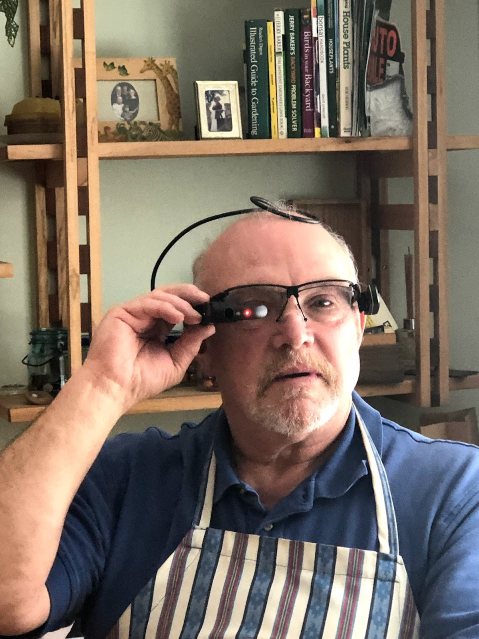
#> input picture Code/original_images/IMG_0802.jpg, 958 x 1277 px (shown at 1/2 size); its folder holds 4 pictures in this run
$ python 'Image Resizer.py'
#> lines starting #> are read from the running program, lines starting #| are printed output that depends on the picture; long printed decimals are rounded
from PIL import Image,ExifTags

import os

def resize_images_in_folder(input_folder, output_folder, height, nf,counter):
    # Ensure output folder exists
#> called with input_folder = 'original_images/', output_folder = 'resized_images/', height = 640, nf = 'resized76', counter = 1
    os.makedirs(output_folder, exist_ok=True)

    # Loop through all files in the input folder
    for filename in os.listdir(input_folder):
        if filename.endswith((".jpg",".JPG")):

            newname = f'{nf}_{counter}.jpg'
            input_path = os.path.join(input_folder, filename)
            output_path = os.path.join(output_folder, newname)


            # Open the image file
            with Image.open(input_path) as img:
#> img is the input picture: PIL image 958x1277 RGB; mean R, G, B 123.9, 110.6, 99.5
                '''for orientation in ExifTags.TAGS.keys():
                    if ExifTags.TAGS[orientation] == 'Orientation':
                        break
                    exif = dict(img._getexif().items())

                    if exif[orientation] == 3:
                        img = img.rotate(180, expand=True)
                    elif exif[orientation] == 6:
                        img = img.rotate(270, expand=True)
                    elif exif[orientation] == 8:
                        img = img.rotate(90, expand=True)'''

                original_width, original_height = img.size
#> original_width = 958; original_height = 1277
                aspect_ratio = original_width / original_height
#> aspect_ratio = 0.75
                original_max = max(original_height,original_width)
#> original_max = 1277
                size_ratio = original_max/height
#> size_ratio = 2

                new_width = int(original_width/size_ratio)
#> new_width = 480
                new_height = int(original_height/size_ratio)
#> new_height = 640
                print(f'file: {filename} Original Size: {original_height}X{original_width}')
#| file: IMG_0802.jpg Original Size: 1277X958
                print(f'Size Ratio: {size_ratio} Aspect Ratio: {aspect_ratio}  New Size: {new_height}X{new_width}')
#| Size Ratio: 1.995 Aspect Ratio: 0.7502  New Size: 640X480
                resized_img = img.resize((new_width, new_height), Image.LANCZOS)
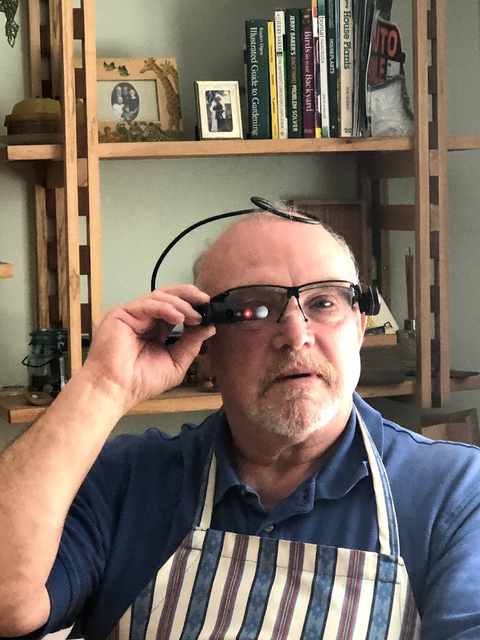
#> resized_img: PIL image 480x640 RGB; mean R, G, B 123.9, 110.6, 99.5
                # Save the resized image to the output path
                resized_img.save(output_path)
                counter +=1
#> pass 2 of the loop in resize_images_in_folder, `for filename in os.listdir(input_folder):`:
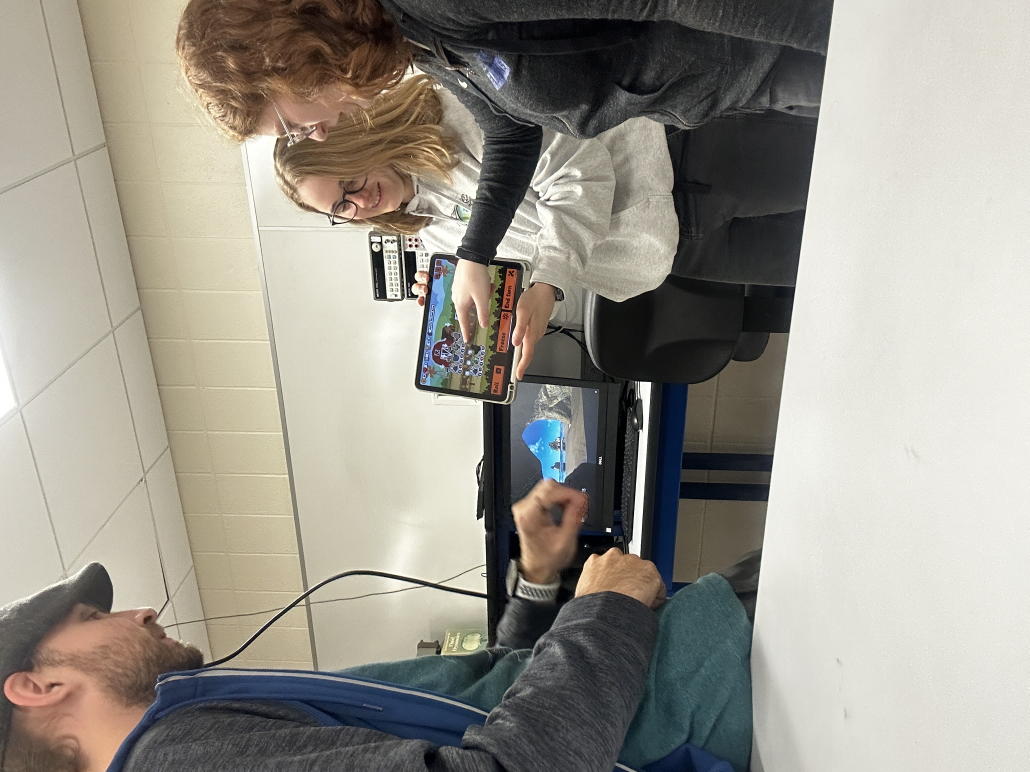
#> input picture Code/original_images/IMG_3849.JPG, 3088 x 2316 px (shown at 1/3 size)
#> in resize_images_in_folder, img is the input picture: PIL image 3088x2316 RGB; mean R, G, B 153.7, 149.8, 140.2
#| file: IMG_3849.JPG Original Size: 2316X3088
#| Size Ratio: 4.825 Aspect Ratio: 1.333  New Size: 480X640
#> in resize_images_in_folder, `resized_img = img.resize((new_width, new_height), Image.LANCZOS)`:
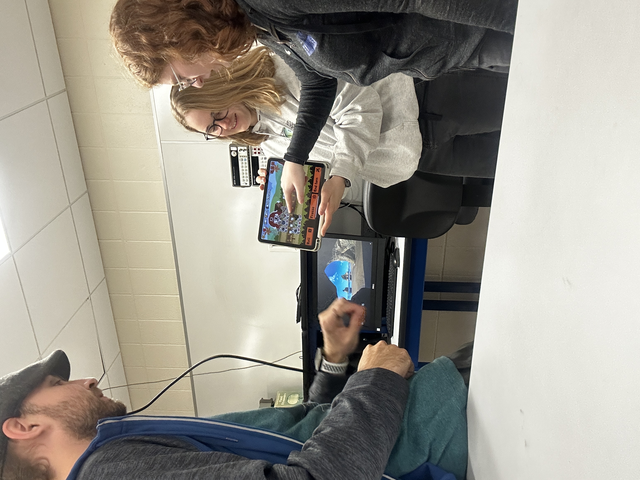
#> resized_img: PIL image 640x480 RGB; mean R, G, B 153.7, 149.7, 140.2
#> pass 3 of the loop in resize_images_in_folder, `for filename in os.listdir(input_folder):`:
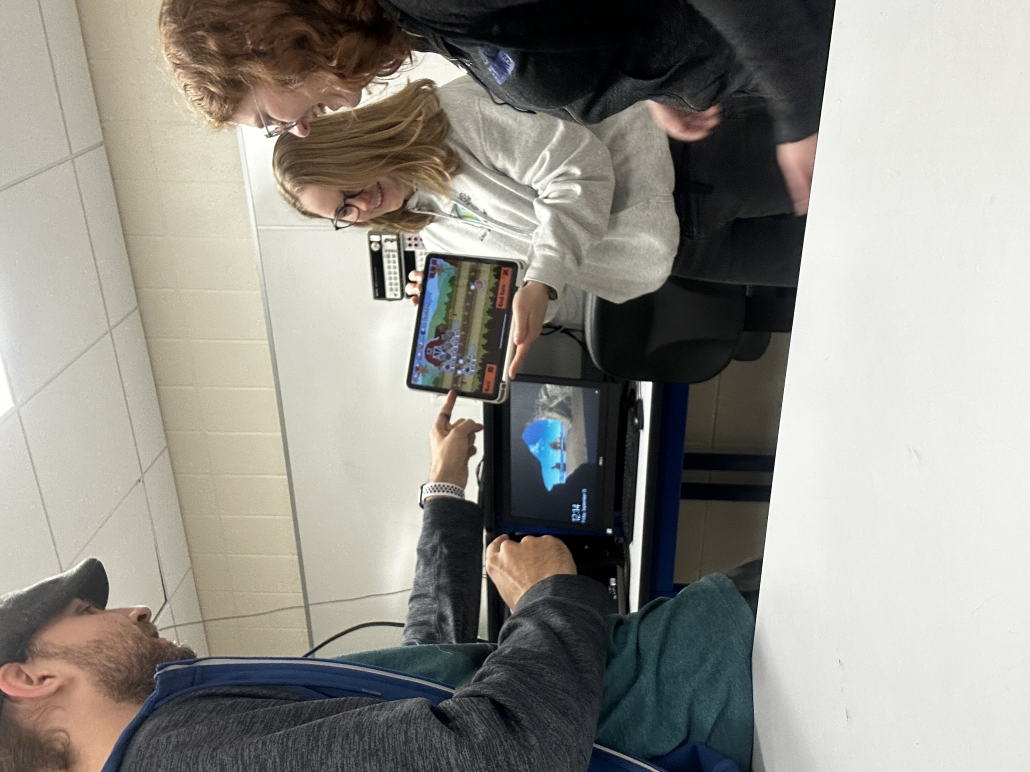
#> input picture Code/original_images/IMG_3850.JPG, 3088 x 2316 px (shown at 1/3 size)
#> in resize_images_in_folder, img is the input picture: PIL image 3088x2316 RGB; mean R, G, B 146.5, 144.2, 137.4
#| file: IMG_3850.JPG Original Size: 2316X3088
#| Size Ratio: 4.825 Aspect Ratio: 1.333  New Size: 480X640
#> in resize_images_in_folder, `resized_img = img.resize((new_width, new_height), Image.LANCZOS)`:
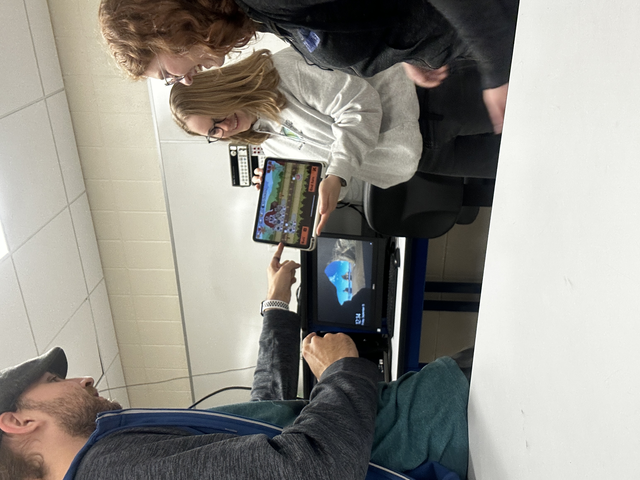
#> resized_img: PIL image 640x480 RGB; mean R, G, B 146.5, 144.2, 137.4
#> the loop made 4 passes; the first 3 are shown

if __name__ == "__main__":
    # Input parameters
    start_counter = 1
    newfilename = "resized76"
    input_folder = "original_images/"  # Folder containing input images
    output_folder = "resized_images/"  # Output folder for resized images
    new_height = 640  # New height for the resized images
    #resize is determined by size ratio, so if the input is 1280X960  the output will be 640X480

    # Resize images in the input folder and save to the output folder
    resize_images_in_folder(input_folder, output_folder, new_height, newfilename,start_counter)
    print("Batch resizing completed.")
